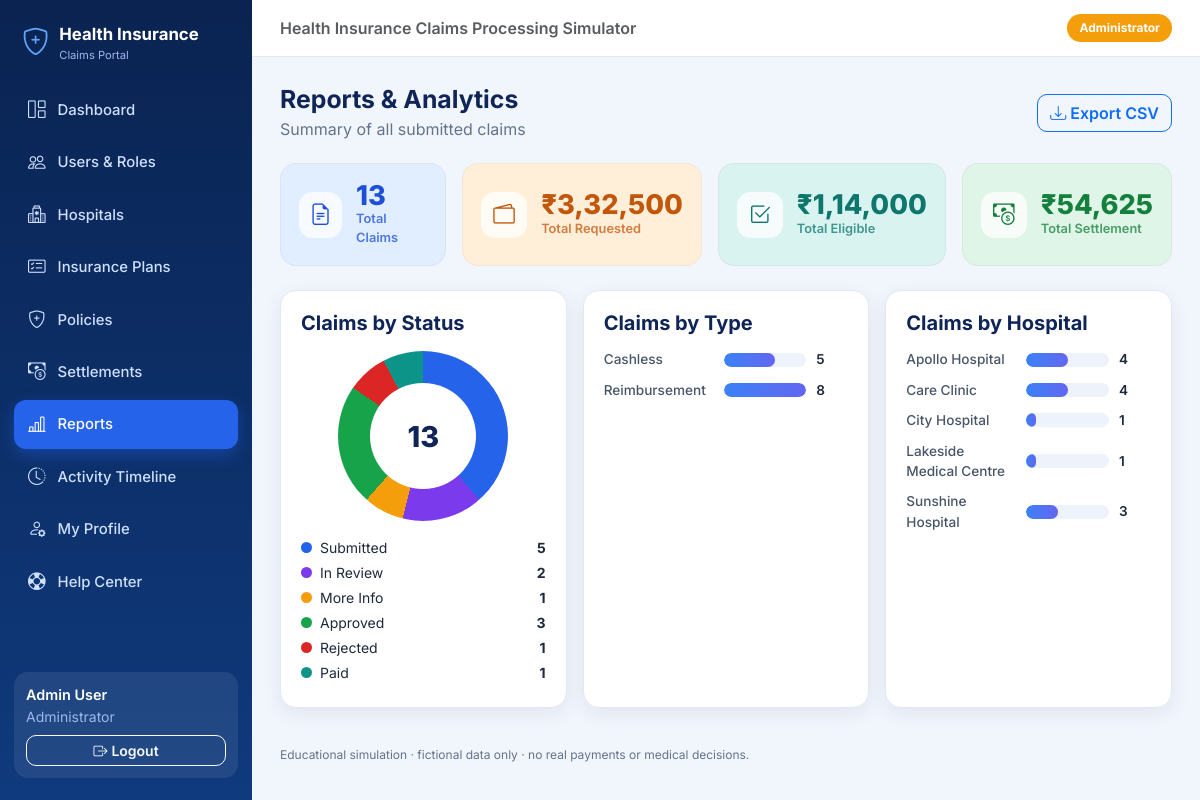
/reports/ (signed in), run on the app's committed database.
### models.py (models this page shows, shortened)
class User(db.Model):
    __tablename__ = "users"
    id = db.Column(db.Integer, primary_key=True)
    username = db.Column(db.String(50), nullable=False, unique=True)
    password_hash = db.Column(db.String(255), nullable=False)
    display_name = db.Column(db.String(100), nullable=False)
    role = db.Column(db.String(30), nullable=False, index=True)
    hospital_id = db.Column(db.Integer, db.ForeignKey("hospitals.id"), nullable=True)
    hospital = db.relationship("Hospital")

class Claim(db.Model):
    __tablename__ = "claims"
    id = db.Column(db.Integer, primary_key=True)
    policy_id = db.Column(db.Integer, db.ForeignKey("policies.id"), nullable=False, index=True)
    member_id = db.Column(db.Integer, db.ForeignKey("members.id"), nullable=False, index=True)
    hospital_id = db.Column(db.Integer, db.ForeignKey("hospitals.id"), nullable=False, index=True)
    created_by_user_id = db.Column(db.Integer, db.ForeignKey("users.id"), nullable=False)
    claim_type = db.Column(db.String(20), nullable=False, index=True)
    treatment_type = db.Column(db.String(80), nullable=False)
    admission_date = db.Column(db.Date, nullable=False)
    discharge_date = db.Column(db.Date, nullable=False)
    requested_amount = db.Column(db.Numeric(12, 2), nullable=False)
    eligible_amount = db.Column(db.Numeric(12, 2), nullable=True)
    status = db.Column(db.String(20), nullable=False, default="draft", index=True)
    officer_user_id = db.Column(db.Integer, db.ForeignKey("users.id"), nullable=True, index=True)
    description = db.Column(db.Text)
    __table_args__ = (
        db.ForeignKeyConstraint(["member_id", "policy_id"], ["members.id", "members.policy_id"],
                                name="fk_claim_member_same_policy"),
    )
    policy = db.relationship("Policy", foreign_keys=[policy_id])
    member = db.relationship("Member", foreign_keys=[member_id])
    hospital = db.relationship("Hospital")
    creator = db.relationship("User", foreign_keys=[created_by_user_id])
    officer = db.relationship("User", foreign_keys=[officer_user_id])
    documents = db.relationship("ClaimDocument", back_populates="claim", order_by="ClaimDocument.id",
                                cascade="all, delete-orphan")
    history = db.relationship("ClaimHistory", back_populates="claim",
                              order_by="ClaimHistory.timestamp, ClaimHistory.id")
    files = db.relationship("ClaimFile", back_populates="claim", order_by="ClaimFile.created_at")
    settlement = db.relationship("Settlement", back_populates="claim", uselist=False)

class Hospital(db.Model):
    __tablename__ = "hospitals"
    id = db.Column(db.Integer, primary_key=True)
    name = db.Column(db.String(120), nullable=False, unique=True)
    city = db.Column(db.String(80), nullable=False)
    network_status = db.Column(db.String(20), nullable=False, default="network")  # network / non_network

### routes/reports.py (the view)
@bp.route("/")
@role_required("administrator")
def index():
    totals = summary_totals()
    visible = Claim.status != "draft"
    by_type = (db.session.query(Claim.claim_type, func.count(Claim.id))
               .filter(visible).group_by(Claim.claim_type).all())
    by_hospital = (db.session.query(Hospital.name, func.count(Claim.id))
                   .join(Claim, Claim.hospital_id == Hospital.id).filter(visible)
                   .group_by(Hospital.name).order_by(Hospital.name).all())
    biggest = max([c for _, c in by_type] + [c for _, c in by_hospital] + [1])
    return render_template("reports/index.html", totals=totals, by_type=by_type, by_hospital=by_hospital,
                           gradient=donut_gradient(totals["by_status"]), colors=STATUS_COLORS, biggest=biggest)

### app.py (called while the page is built)
def inr(value):
    try:
        number = Decimal(str(value if value is not None else 0))
    except Exception:
        number = Decimal(0)
    sign = "-" if number < 0 else ""
    whole, _, fraction = f"{abs(number):.2f}".partition(".")
    if len(whole) > 3:
        head, tail = whole[:-3], whole[-3:]
        groups = []
        while len(head) > 2:
            groups.insert(0, head[-2:])
            head = head[:-2]
        if head:
            groups.insert(0, head)
        whole = ",".join(groups + [tail])
    return f"{sign}₹{whole}" + ("" if fraction == "00" else "." + fraction)

### routes/auth.py (called while the page is built)
@bp.before_app_request
def load_current_user():
    user_id = session.get("user_id")
    g.user = db.session.get(User, user_id) if user_id else None

def role_required(*roles):
    def decorator(view):
        @wraps(view)
        def wrapped(*args, **kwargs):
            if g.user is None:
                flash("Please log in to continue.", "warning")
                return redirect(url_for("auth.login"))
            if g.user.role not in roles:
                abort(403)
            return view(*args, **kwargs)
        return wrapped
    return decorator

### routes/reports.py (called while the page is built)
def donut_gradient(by_status):
    total = sum(count for _, count in by_status)
    if total == 0:
        return "#e2e8f0 0% 100%"
    parts, start = [], 0.0
    for status, count in by_status:
        if count:
            end = start + count * 100.0 / total
            parts.append("%s %.2f%% %.2f%%" % (STATUS_COLORS[status], start, end))
            start = end
    return ", ".join(parts)

### services/claim_workflow.py (called while the page is built)
def summary_totals():
    visible = Claim.status != "draft"
    counts = dict(db.session.query(Claim.status, func.count(Claim.id)).filter(visible)
                  .group_by(Claim.status).all())
    by_status = [(s, counts.get(s, 0)) for s in STATUSES if s != "draft"]
    zero = func.coalesce(func.sum(Claim.requested_amount), 0)
    return {
        "total_claims": sum(counts.values()),
        "by_status": by_status,
        "requested_total": db.session.query(zero).filter(visible).scalar(),
        "eligible_total": db.session.query(func.coalesce(func.sum(Claim.eligible_amount), 0))
                            .filter(Claim.eligible_amount.isnot(None)).scalar(),
        "settled_total": db.session.query(func.coalesce(func.sum(Settlement.amount), 0)).scalar(),
    }

### templates/reports/index.html (shortened to what this page needs)
{% extends "base.html" %}
{% from "_macros.html" import stat_card, bar_row with context %}
{% block content %}
<div class="page-head">
  <div>
    <h1>Reports & Analytics</h1>
    <p>Summary of all submitted claims</p>
  </div>
  <a class="btn btn-outline-primary" href="{{ url_for('reports.export_csv') }}"><i
      class="bi bi-download me-1"></i>Export CSV</a>
</div>
<div class="row g-3 mb-4">
  {{ stat_card("Total Claims", totals.total_claims, "bi-file-earmark-text", "blue") }}
  {{ stat_card("Total Requested", totals.requested_total|inr, "bi-wallet2", "orange") }}
  {{ stat_card("Total Eligible", totals.eligible_total|inr, "bi-check2-square", "teal") }}
  {{ stat_card("Total Settlement", totals.settled_total|inr, "bi-cash-coin", "green") }}
</div>
<div class="row g-3">
  <div class="col-lg-4">
    <div class="card-box h-100">
      <h5>Claims by Status</h5>
      <div class="donut my-3" style="background: conic-gradient({{ gradient }})" data-total="{{ totals.total_claims }}"
        role="img" aria-label="Doughnut chart of claims by status"></div>
      {% for status, n in totals.by_status %}<div class="d-flex justify-content-between small mb-1">
        <span><span class="legend-dot" style="background:{{ colors[status] }}"></span>{{ status|replace('_',' ')|title
          }}</span><strong>{{ n }}</strong>
      </div>{% endfor %}
    </div>
  </div>
  <div class="col-lg-4">
    <div class="card-box h-100">
      <h5>Claims by Type</h5>
      {% for name, n in by_type %}{{ bar_row(name|title, n, biggest) }}{% else %}<div class="empty-state">No data</div>
      {% endfor %}
    </div>
  </div>
  <div class="col-lg-4">
    <div class="card-box h-100">
      <h5>Claims by Hospital</h5>
      {% for name, n in by_hospital %}{{ bar_row(name, n, biggest) }}{% else %}<div class="empty-state">No data</div>{%
      endfor %}
    </div>
  </div>
</div>
{% endblock %}

### templates/base.html (shortened to what this page needs)
<!doctype html>
<html lang="en">
<head>
  <link href="https://cdn.jsdelivr.net/npm/bootstrap@5.3.3/dist/css/bootstrap.min.css" rel="stylesheet">
  <link href="https://cdn.jsdelivr.net/npm/bootstrap-icons@1.11.3/font/bootstrap-icons.min.css" rel="stylesheet">
  <link href="{{ url_for('static', filename='css/style.css') }}" rel="stylesheet">
</head>
<body>
<div class="{{ 'app-shell' if g.user }}">
  {% if g.user %}
  <aside class="sidebar" id="sidebar">
    <div class="brand"><i class="bi bi-shield-plus"></i><div>Health Insurance<small>Claims Portal</small></div></div>
    <nav aria-label="Main menu">
      {% for label, endpoint, icon, others in nav_items %}
        <a class="nav-link-item {{ 'active' if request.endpoint == endpoint or request.endpoint in others }}"
           href="{{ url_for(endpoint) }}"><i class="bi {{ icon }}"></i>{{ label }}</a>
      {% endfor %}
    </nav>
    <div class="sidebar-user">
      <div class="name">{{ g.user.display_name }}</div>
      <div class="small mb-2" style="color:#9db8ec">{{ ROLE_LABELS[g.user.role] }}{% if g.user.hospital %} · {{ g.user.hospital.name }}{% endif %}</div>
      <form method="post" action="{{ url_for('auth.logout') }}">
        <button class="btn btn-sm btn-outline-light w-100"><i class="bi bi-box-arrow-right me-1"></i>Logout</button>
      </form>
    </div>
  </aside>
  {% endif %}
  <div class="main-area">
    {% if g.user %}
    <header class="topbar">
      <span class="fw-semibold text-muted d-none d-md-inline">Health Insurance Claims Processing Simulator</span>
      <span class="role-chip role-{{ g.user.role }}">{{ ROLE_LABELS[g.user.role] }}</span>
    </header>
    {% endif %}
    <main class="{{ 'content' if g.user }}">
      {% block content %}{% endblock %}
    </main>
    {% if g.user %}<div class="footer-note">Educational simulation · fictional data only · no real payments or medical decisions.</div>{% endif %}
  </div>
</div>
</body>
</html>

### templates/_macros.html (shortened to what this page needs)
{% macro stat_card(label, value, icon, color) %}
<div class="col-6 col-lg">
  <div class="stat-card stat-{{ color }}">
    <div class="icon"><i class="bi {{ icon }}"></i></div>
    <div><div class="num">{{ value }}</div><div class="lbl">{{ label }}</div></div>
  </div>
</div>
{% endmacro %}
{% macro bar_row(label, value, maximum, color='') %}
<div class="bar-row"><div class="label">{{ label }}</div>
  <div class="bar-track"><div class="bar-fill" style="width: {{ (value * 100 / maximum)|round|int if maximum else 0 }}%; {{ ('background:' ~ color) if color }}"></div></div>
  <div class="fw-semibold" style="width:32px">{{ value }}</div></div>
{% endmacro %}

### static/css/style.css (style rules this page uses)
:root { --navy: #0a2351; --navy-2: #0f3a7d; --blue: #2563eb; --blue-dark: #1d4ed8; --bg: #f1f5fc; --card: #ffffff; --text: #1e293b; --muted: #64748b; --border: #e3e9f4; --radius: 16px; --shadow: 0 6px 20px rgba(15, 42, 91, .07); }
body { font-family: 'Inter', system-ui, -apple-system, 'Segoe UI', sans-serif; background: var(--bg); color: var(--text); }
a { text-decoration: none; }
h1, h2, h3, h4 { font-weight: 700; color: #0f2557; }
.app-shell { display: flex; min-height: 100vh; }
.sidebar { width: 252px; flex-shrink: 0; background: linear-gradient(180deg, var(--navy) 0%, var(--navy-2) 100%); color: #cfe0ff; position: sticky; top: 0; height: 100vh; display: flex; flex-direction: column; padding: 22px 14px; }
.brand { display: flex; align-items: center; gap: 10px; color: #fff; font-weight: 700; font-size: 1.05rem; padding: 0 8px 22px; }
.brand i { font-size: 1.7rem; color: #60a5fa; }
.brand small { display: block; font-weight: 400; font-size: .7rem; color: #9db8ec; }
.nav-link-item { display: flex; align-items: center; gap: 12px; color: #cfe0ff; padding: 11px 14px; border-radius: 12px; margin-bottom: 4px; font-weight: 500; font-size: .93rem; transition: all .15s; }
.nav-link-item.active { background: var(--blue); color: #fff; box-shadow: 0 6px 16px rgba(37,99,235,.4); }
.nav-link-item i { font-size: 1.1rem; }
.sidebar-user { margin-top: auto; background: rgba(255,255,255,.08); border-radius: 14px; padding: 12px; }
.sidebar-user .name { color: #fff; font-weight: 600; font-size: .9rem; }
.main-area { flex: 1; min-width: 0; display: flex; flex-direction: column; }
.topbar { display: flex; align-items: center; justify-content: space-between; padding: 14px 28px; background: #fff; border-bottom: 1px solid var(--border); position: sticky; top: 0; z-index: 20; }
.content { padding: 28px; max-width: 1280px; width: 100%; }
.footer-note { font-size: .75rem; color: var(--muted); padding: 10px 28px 20px; }
.card-box { background: var(--card); border: 1px solid var(--border); border-radius: var(--radius); box-shadow: var(--shadow); padding: 20px; }
.card-box h5, .card-box h6 { font-weight: 700; margin-bottom: 14px; color: #0f2557; }
.page-head { display: flex; flex-wrap: wrap; justify-content: space-between; align-items: center; gap: 12px; margin-bottom: 22px; }
.page-head h1 { font-size: 1.55rem; margin: 0; }
.page-head p { margin: 2px 0 0; color: var(--muted); }
.stat-card { border-radius: var(--radius); padding: 18px; height: 100%; display: flex; align-items: center; gap: 14px; border: 1px solid rgba(0,0,0,.04); transition: transform .15s; }
.stat-card .icon { width: 46px; height: 46px; border-radius: 14px; display: grid; place-items: center; font-size: 1.35rem; background: rgba(255,255,255,.75); }
.stat-card .num { font-size: 1.7rem; font-weight: 800; line-height: 1; }
.stat-card .lbl { font-size: .8rem; font-weight: 600; opacity: .75; }
.stat-blue { background: #e1eeff; color: #1d4ed8; }
.stat-green { background: #dff5e7; color: #15803d; }
.stat-orange { background: #ffefd9; color: #c2570c; }
.stat-teal { background: #d9f4f0; color: #0f766e; }
.role-chip { padding: 5px 12px; border-radius: 999px; font-size: .75rem; font-weight: 700; color: #fff; }
.role-administrator { background: #f59e0b; }
.btn { border-radius: 10px; font-weight: 600; }
.bar-row { display: flex; align-items: center; gap: 10px; margin-bottom: 10px; font-size: .85rem; }
.bar-row .label { width: 110px; color: #475569; font-weight: 500; }
.bar-track { flex: 1; background: #edf2fb; border-radius: 99px; height: 14px; overflow: hidden; }
.bar-fill { height: 100%; border-radius: 99px; background: linear-gradient(90deg, #3b82f6, #6366f1); }
.donut { width: 170px; height: 170px; border-radius: 50%; position: relative; margin: 0 auto; }
.donut::after { content: attr(data-total); position: absolute; inset: 32px; background: #fff; border-radius: 50%; display: grid; place-items: center; font-size: 1.8rem; font-weight: 800; color: #0f2557; }
.legend-dot { width: 11px; height: 11px; border-radius: 50%; display: inline-block; margin-right: 8px; }

### data on the page
User: user.display_name "Admin User", role "Administrator"
Claim: status "Submitted", hospital "5"
Claim: status "Rejected", hospital "1"
Claim: claim_type "Reimbursement", {{ (value * 100 / maximum)|round|int if maximum else 0 }} 100 (drawn), id "8"
Hospital: name "Apollo Hospital", {{ (value * 100 / maximum)|round|int if maximum else 0 }} 50 (drawn), value "4"
Hospital: name "Care Clinic", {{ (value * 100 / maximum)|round|int if maximum else 0 }} 50 (drawn), value "4"
Hospital: name "City Hospital", {{ (value * 100 / maximum)|round|int if maximum else 0 }} 12 (drawn), value "1"
Hospital: name "Lakeside Medical Centre", {{ (value * 100 / maximum)|round|int if maximum else 0 }} 12 (drawn), value "1"
Hospital: name "Sunshine Hospital", {{ (value * 100 / maximum)|round|int if maximum else 0 }} 38 (drawn), value "3"

### other printed values
{{ label }} "Dashboard" "Users & Roles" "Hospitals" "Insurance Plans" "Policies" "Settlements" "Reports" "Activity Timeline" "My Profile" "Help Center"
{{ value }} "13 ₹3,32,500 ₹1,14,000 ₹54,625"
{{ label }} "Total Claims Total Requested Total Eligible Total Settlement"
{{ status|replace('_',' ')|title }} "In Review" "More Info" "Approved" "Paid"
{{ n }} "2" "1" "3" "1"
{{ label }} "Cashless"
{{ value }} "5"
